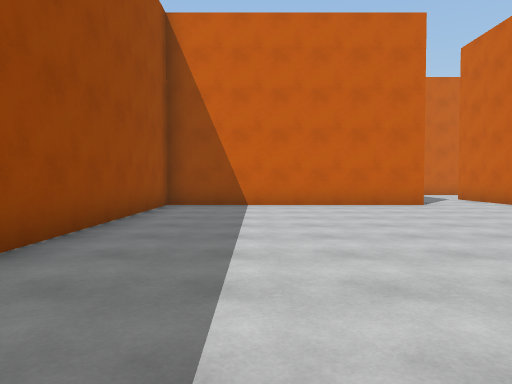
View 1 (above)

24 first-person views from a walk through a scene from a Unity 3-D project. The camera is 1.3 m above the floor, tilts 2° down and sees 70° across. The floor is counted in squares, 2 m on a side. Each view is taken from the middle of a square. On the plan, view 1 faces up. The plan holds only what a view shows up to about 11 squares ahead; the rest is blank. The place goes on beyond the plan. The player is left out.

View 2
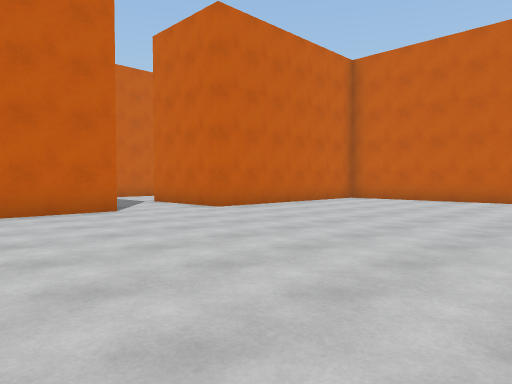

View 3
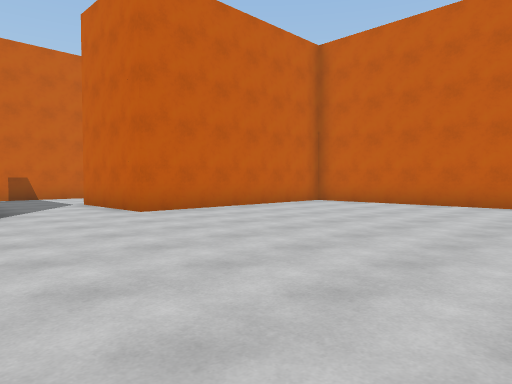

View 4
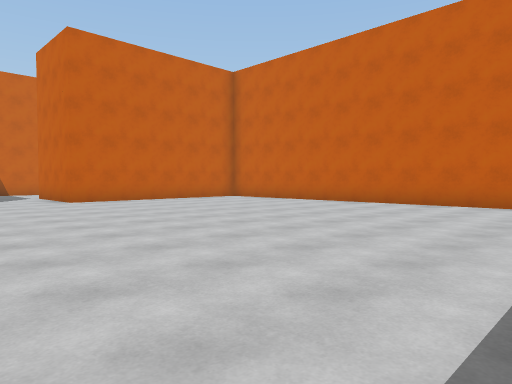

View 5
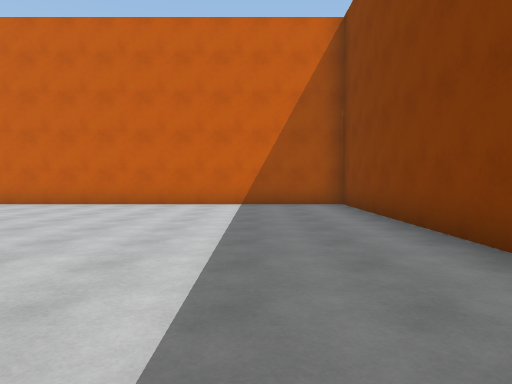

View 6
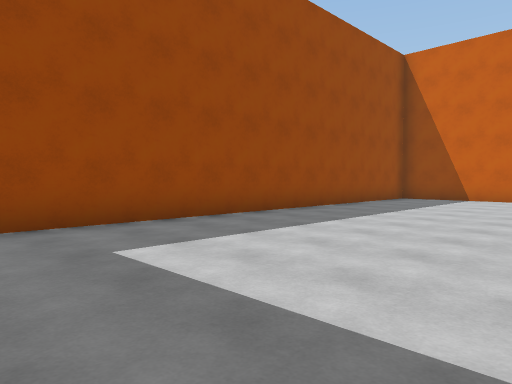

View 7
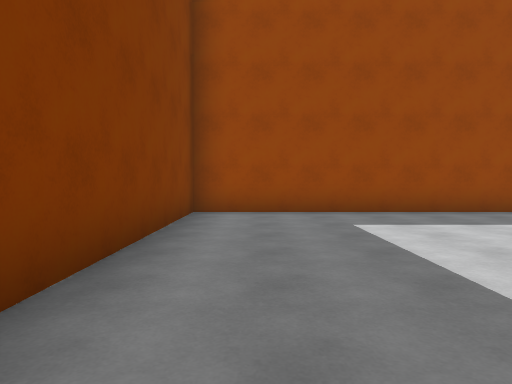

View 8
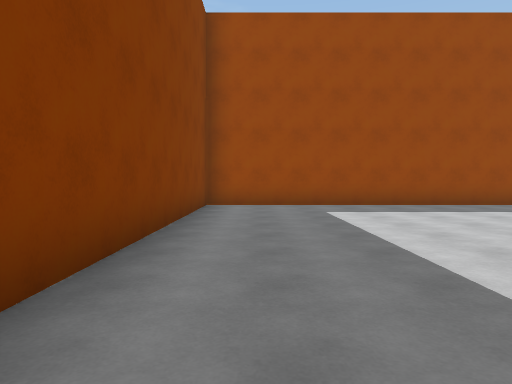

View 9
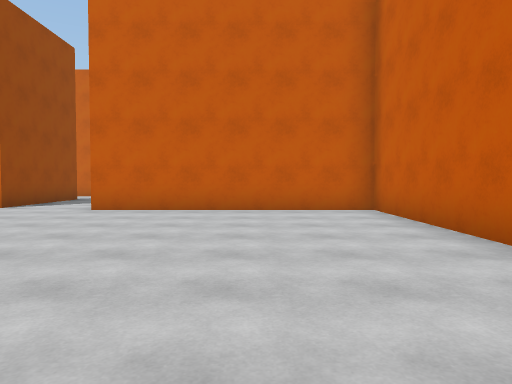

View 10
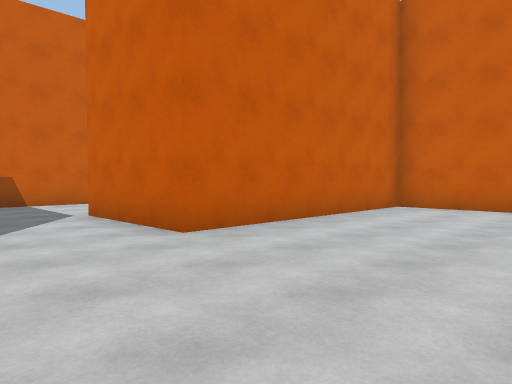

View 11
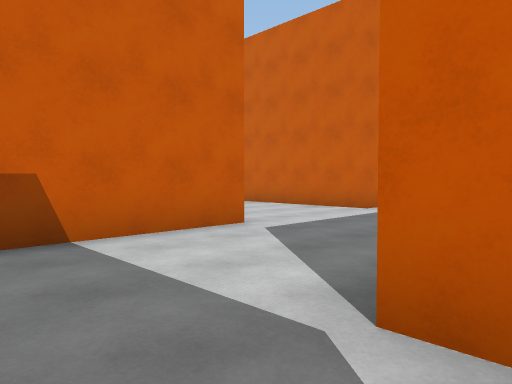

View 12
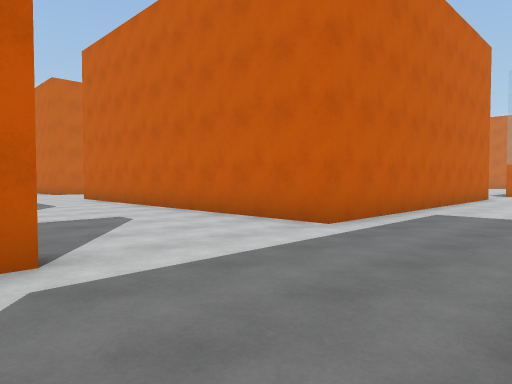

View 13
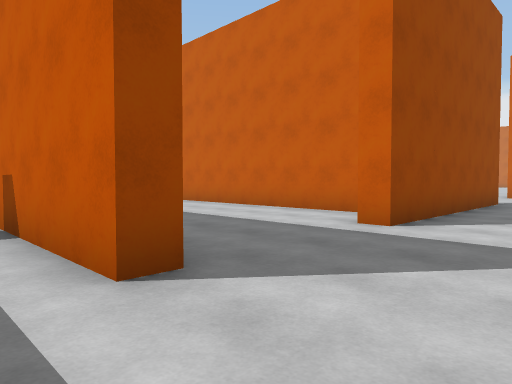

View 14
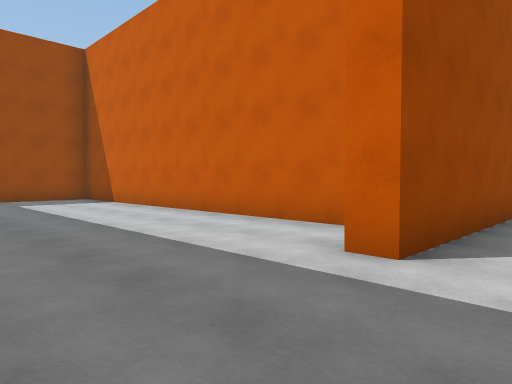

View 15
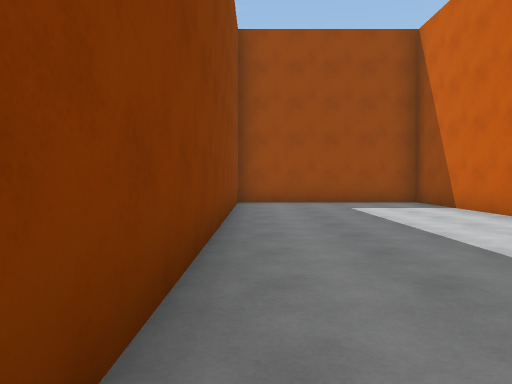

View 16
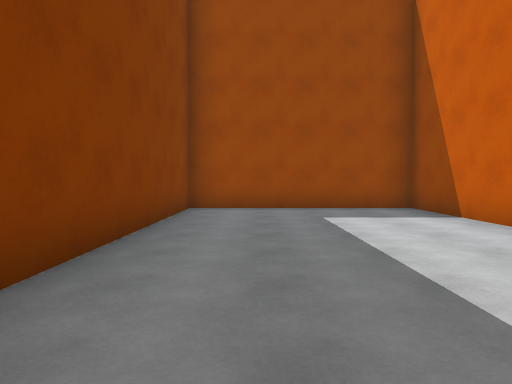

View 17
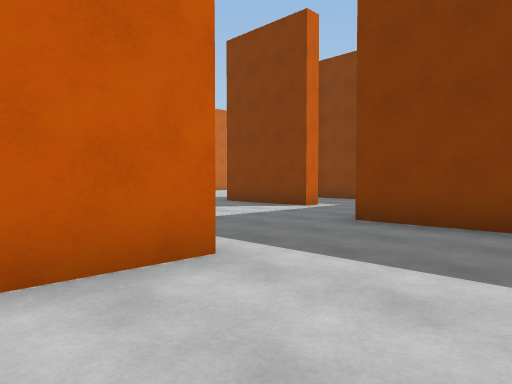

View 18
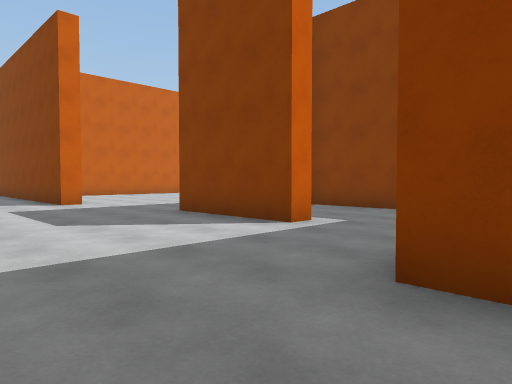

View 19
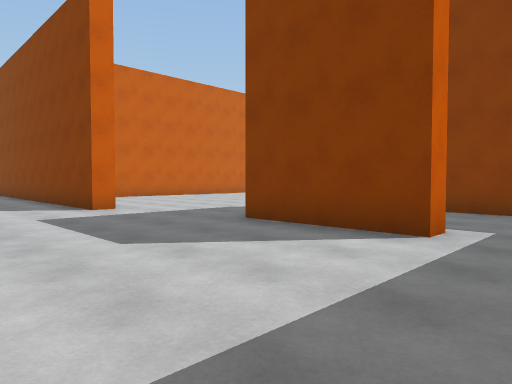

View 20
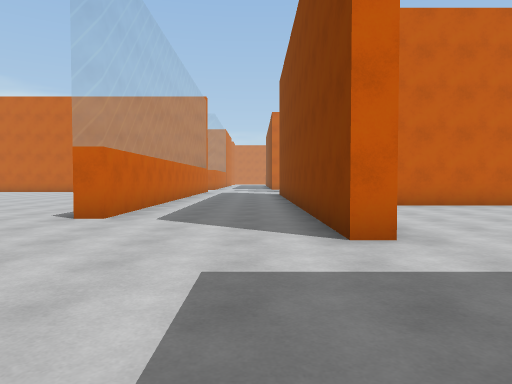

View 21
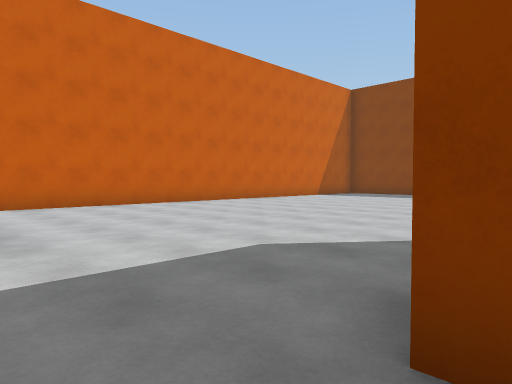

View 22
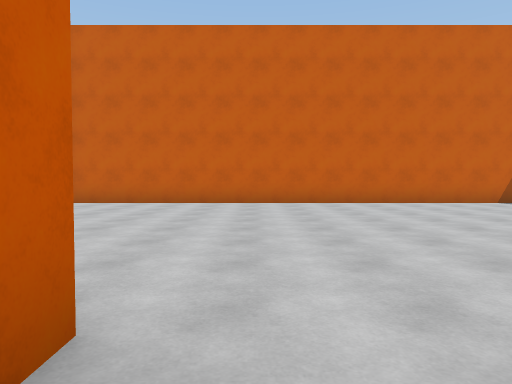

View 23
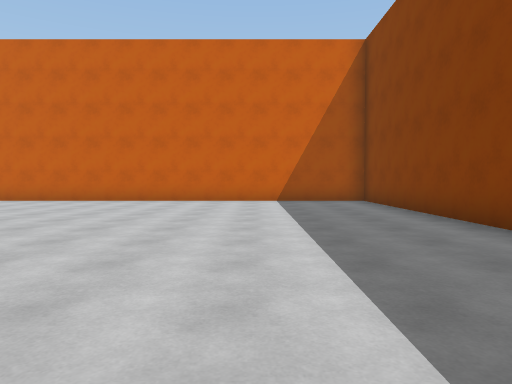

View 24
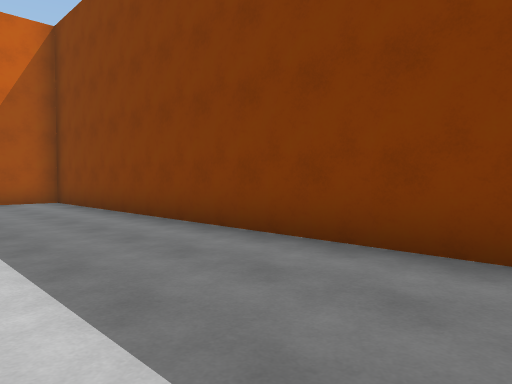

### Floor plan
Points are (right, up) in squares from view 1. A wall is a line through its corners. A room is listed if a view was taken in it or the views show most of it. See-through windows are left out.
Room 1 (views 1, 2, 3, 4, 5, 6, 7, 8, 9, 10)
walls: (4.3, 9.2) (-2.2, 9.2) (-2.2, -4.3) (12.5, -4.3) (12.5, 8.7) (6.5, 8.7)
ways out: opening at (5.5, 10.5) to room 2
Room 2 (views 11, 12, 13, 14, 15, 16, 17, 18, 19, 20, 21, 22, 23, 24)
walls: (15.5, 9.7) (18.5, 9.7); (10.9, 11.7) (13, 11.7); (18.5, 5.7) (18, 5.7); (21.9, 10.4) (21.9, 11) (28.8, 11); (20.6, 15) (12.5, 15) (12.5, 17.5); (8.8, 15.6) (8.8, 15) (5.2, 15); (6.5, 8.7) (6.5, 11.8); (8.8, 18.9) (8.2, 18.9); (4.3, 12) (4.3, 9.2); (7.4, 20.5) (-2.2, 20.5) (-2.2, 15.5) (7.4, 15.5); (16.5, -4.3) (27, -4.3) (27, 10); (29, 14.5) (24, 14.5)
ways out: opening at (5.5, 10.5) to room 1; opening at (11, 18.3); opening at (14.5, 10); opening at (22.5, 15)

Positions as (right, up) in squares from view 1, and headings:
1: (0, 0), facing up
2: (1, 2), facing up-right
3: (3, 2), facing up-right
4: (3, -2), facing up-right
5: (3, -2), facing right
6: (3, -3), facing up-left
7: (5, -3), facing left
8: (7, -3), facing left
9: (10, 1), facing up
10: (4, 5), facing up-right
11: (5, 11), facing up-right
12: (8, 12), facing up-right
13: (11, 14), facing up-left
14: (10, 16), facing up-left
15: (8, 16), facing left
16: (6, 17), facing left
17: (10, 17), facing down-right
18: (12, 14), facing down-right
19: (14, 14), facing down-right
20: (18, 12), facing right
21: (18, 11), facing down-right
22: (17, 5), facing right
23: (16, -1), facing right
24: (16, -1), facing down-right
